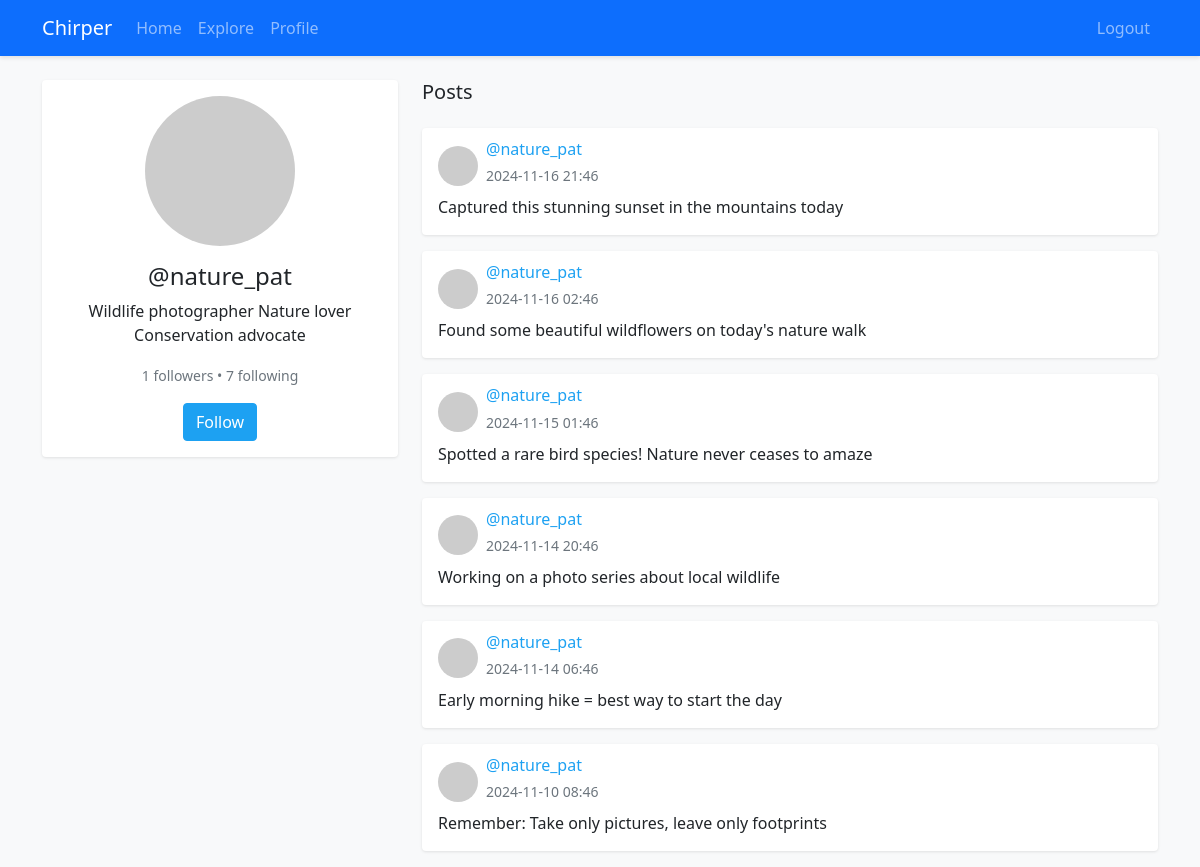
Screenshot of /user/nature_pat (signed in) with the database file from the repository.
### app/models.py (models this page shows, shortened)
class User(UserMixin, db.Model):
    id = db.Column(db.Integer, primary_key=True)
    username = db.Column(db.String(64), unique=True, nullable=False)
    email = db.Column(db.String(120), unique=True, nullable=False)
    password_hash = db.Column(db.String(128))
    bio = db.Column(db.String(140))
    avatar_path = db.Column(db.String(200))
    posts = db.relationship('Post', backref='author', lazy='dynamic')
    followed = db.relationship(
        'User', secondary=followers,
        primaryjoin=(followers.c.follower_id == id),
        secondaryjoin=(followers.c.followed_id == id),
        backref=db.backref('followers', lazy='dynamic'),
        lazy='dynamic'
    )
    def is_following(self, user):
        return self.followed.filter(followers.c.followed_id == user.id).count() > 0
    def get_avatar(self):
        if self.avatar_path:
            return self.avatar_path
        digest = hashlib.md5(self.email.lower().encode('utf-8')).hexdigest()
        return f'https://www.gravatar.com/avatar/{digest}?d=identicon&s=200'

class Post(db.Model):
    id = db.Column(db.Integer, primary_key=True)
    body = db.Column(db.String(280), nullable=False)
    timestamp = db.Column(db.DateTime, index=True, default=datetime.utcnow)
    user_id = db.Column(db.Integer, db.ForeignKey('user.id'), nullable=False)

### app/main.py (the view)
@main.route('/user/<username>')
@login_required
def user(username):
    user = User.query.filter_by(username=username).first_or_404()
    posts = user.posts.order_by(Post.timestamp.desc()).all()
    return render_template('user.html', user=user, posts=posts)

### app/models.py (called while the page is built)
@login_manager.user_loader
def load_user(id):
    return User.query.get(int(id))

### app/templates/user.html (shortened to what this page needs)
{% extends "base.html" %}
{% block content %}
<div class="row">
    <div class="col-md-4">
        <div class="card mb-4">
            <div class="card-body text-center">
                <div class="position-relative d-inline-block mb-3">
                    <img src="{{ user.get_avatar() }}" alt="Profile Picture" class="rounded-circle" style="width: 150px; height: 150px; object-fit: cover;">
                </div>
                <h4 class="card-title">@{{ user.username }}</h4>
                {% if user.bio %}
                <p class="card-text">{{ user.bio }}</p>
                {% endif %}
                <p class="card-text">
                    <small class="text-muted">
                        {{ user.followers.count() }} followers &bull;
                        {{ user.followed.count() }} following
                    </small>
                </p>
                {% if user != current_user %}
                    {% if not current_user.is_following(user) %}
                    <a href="{{ url_for('main.follow', username=user.username) }}"
                       class="btn btn-primary">Follow</a>
                    {% else %}
                    <a href="{{ url_for('main.unfollow', username=user.username) }}"
                       class="btn btn-outline-primary">Unfollow</a>
                    {% endif %}
                {% endif %}
            </div>
        </div>
    </div>
    <div class="col-md-8">
        <h5 class="mb-4">Posts</h5>
        {% for post in posts %}
        <div class="card mb-3">
            <div class="card-body">
                <div class="d-flex align-items-center mb-2">
                    <img src="{{ post.author.get_avatar() }}" alt="Profile Picture" class="rounded-circle me-2" style="width: 40px; height: 40px; object-fit: cover;">
                    <div>
                        <h6 class="card-subtitle mb-1">
                            <a href="{{ url_for('main.user', username=post.author.username) }}" class="text-decoration-none">
                                @{{ post.author.username }}
                            </a>
                        </h6>
                        <small class="text-muted">{{ post.timestamp.strftime('%Y-%m-%d %H:%M') }}</small>
                    </div>
                </div>
                <p class="card-text">{{ post.body }}</p>
            </div>
        </div>
        {% endfor %}
    </div>
</div>
{% endblock %}

### app/static/style.css (style rules this page uses)
body { background-color: #f8f9fa; }
.card { border: none; box-shadow: 0 1px 3px rgba(0,0,0,.1); }
.btn-primary { background-color: #1da1f2; border-color: #1da1f2; }
a { color: #1da1f2; }

### rows the page displays
User: username "nature_pat", bio "Wildlife photographer Nature lover Conservation advocate"
Post: author.username "nature_pat", timestamp "2024-11-16 21:46", body "Captured this stunning sunset in the mountains today"
Post: author.username "nature_pat", timestamp "2024-11-16 02:46", body "Found some beautiful wildflowers on today's nature walk"
Post: author.username "nature_pat", timestamp "2024-11-15 01:46", body "Spotted a rare bird species! Nature never ceases to amaze"
Post: author.username "nature_pat", timestamp "2024-11-14 20:46", body "Working on a photo series about local wildlife"
Post: author.username "nature_pat", timestamp "2024-11-14 06:46", body "Early morning hike = best way to start the day"
Post: author.username "nature_pat", timestamp "2024-11-10 08:46", body "Remember: Take only pictures, leave only footprints"

### other values shown
{{ user.followers.count() }} "1"
{{ user.followed.count() }} "7"
